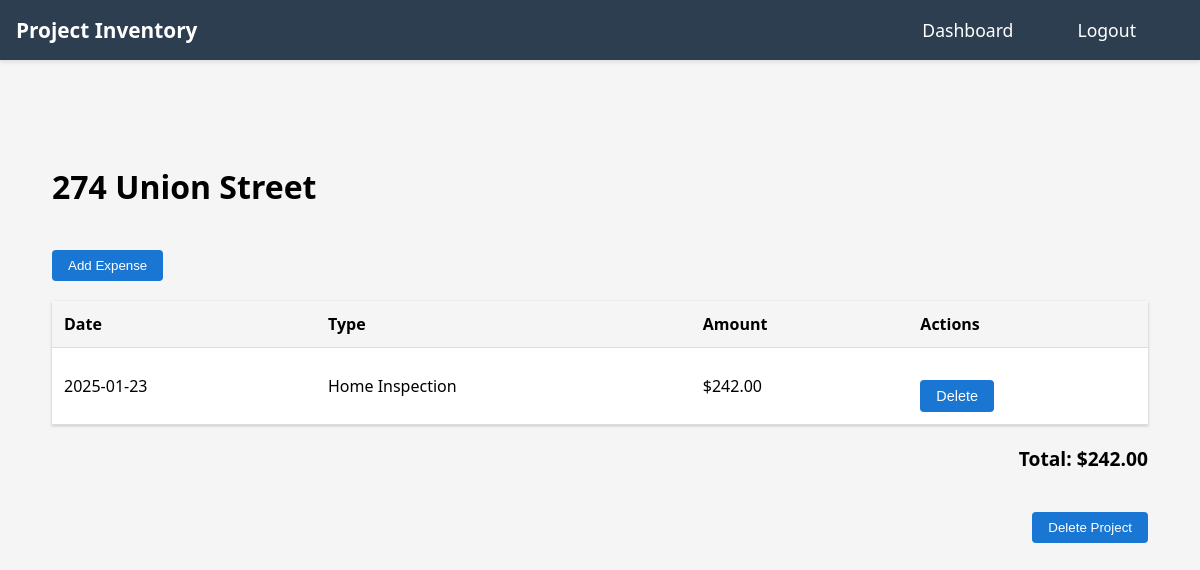
The app's page /project/4 (signed in) with its own data.
### tables this page shows
CREATE TABLE projects (
    id INTEGER PRIMARY KEY AUTOINCREMENT,
    user_id INTEGER NOT NULL,
    name TEXT NOT NULL,
    created TIMESTAMP NOT NULL DEFAULT CURRENT_TIMESTAMP,
    FOREIGN KEY (user_id) REFERENCES users (id)
);

CREATE TABLE expenses (
    id INTEGER PRIMARY KEY AUTOINCREMENT,
    project_id INTEGER NOT NULL,
    expense_type TEXT NOT NULL,
    amount REAL NOT NULL,
    date DATE NOT NULL,
    FOREIGN KEY (project_id) REFERENCES projects (id)
);

### app.py (the view)
@app.route('/project/<int:project_id>')
def project_history(project_id):
    if 'user_id' not in session:
        return redirect(url_for('login'))
    db = get_db()
    project = db.execute(
        'SELECT * FROM projects WHERE id = ? AND user_id = ?',
        (project_id, session['user_id'])
    ).fetchone()
    if not project:
        flash('Project not found')
        return redirect(url_for('dashboard'))
    expenses = get_project_expenses(project_id)
    return render_template('history.html', project=project, expenses=expenses)

### app.py (called while the page is built)
@app.teardown_appcontext
def teardown_db(exception):
    close_db()

### database.py (called while the page is built)
def get_db():
    if 'db' not in g:
        g.db = sqlite3.connect(
            'users.db',
            detect_types=sqlite3.PARSE_DECLTYPES
        )
        g.db.row_factory = sqlite3.Row
    return g.db

def get_project_expenses(project_id):
    db = get_db()
    expenses = db.execute(
        'SELECT * FROM expenses WHERE project_id = ? ORDER BY date DESC',
        (project_id,)
    ).fetchall()
    return expenses

### templates/history.html (shortened to what this page needs)
{% extends "base.html" %}
{% block head %}
    <link rel="stylesheet" href="{{ url_for('static', filename='styles.css') }}">
{% endblock %}
{% block content %}
<div class="project-history">
    <h1>{{ project.name }}</h1>
    <button onclick="showAddExpenseModal()">Add Expense</button>
    {% if expenses %}
        <table class="expense-table">
            <thead>
                <tr>
                    <th>Date</th>
                    <th>Type</th>
                    <th>Amount</th>
                    <th>Actions</th>
                </tr>
            </thead>
            <tbody>
                {% for expense in expenses %}
                <tr>
                    <td>{{ expense.date }}</td>
                    <td>{{ expense.expense_type }}</td>
                    <td>${{ "%.2f"|format(expense.amount) }}</td>
                    <td>
                        <button class="delete-btn" onclick="deleteExpense({{ expense.id }})">Delete</button>
                    </td>
                </tr>
                {% endfor %}
            </tbody>
        </table>
        <div class="expense-total">
            Total: ${{ "%.2f"|format(expenses|sum(attribute='amount')) }}
        </div>
        <div class="project-actions">
            <button class="delete-project-btn" onclick="deleteProject()">Delete Project</button>
        </div>
    {% endif %}
</div>
{% endblock %}

### static/styles.css (style rules this page uses)
.project-history { padding: 20px; max-width: 1200px; margin: 0 auto; }
.expense-table { width: 100%; border-collapse: collapse; margin-top: 20px; background-color: white; box-shadow: 0 1px 3px rgba(0,0,0,0.2); }
.expense-table th, .expense-table td { padding: 12px; text-align: left; border-bottom: 1px solid #ddd; }
.expense-table th { background-color: #f5f5f5; font-weight: bold; }
.project-history button { padding: 8px 16px; background-color: #1976d2; color: white; border: none; border-radius: 4px; cursor: pointer; margin-top: 20px; }
.expense-total { margin-top: 20px; text-align: right; font-weight: bold; font-size: 1.2em; }
.delete-btn { background-color: #dc3545; color: white; border: none; padding: 5px 10px; border-radius: 4px; cursor: pointer; font-size: 0.9em; }
.delete-project-btn { background-color: #dc3545; color: white; border: none; padding: 8px 16px; border-radius: 4px; cursor: pointer; margin-top: 20px; }
.project-actions { margin-top: 20px; display: flex; justify-content: flex-end; }
body { margin: 0; padding: 0; font-family: 'Segoe UI', Tahoma, Geneva, Verdana, sans-serif; background-color: #f5f5f5; }

### records on screen
projects: name "274 Union Street"
expenses: date "2025-01-23", expense_type "Home Inspection", amount "242.00"

### other values on screen
{{ "%.2f"|format(expenses|sum(attribute='amount')) }} "242.00"
